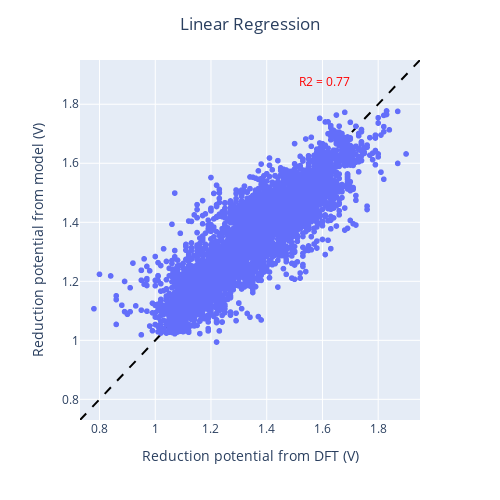

Notebook cell for this chart:
### Code cell
# This cell trains the entire dataset using Linear Regression.

features_std = StandardScaler().fit_transform(features)

lr = LinearRegression()
lr.fit(features_std,target)
ypred=lr.predict(features_std)
r2=np.round(r2_score(target,ypred),3)
pot_min=target.min()-0.05
pot_max=target.max()+0.05
fig=px.scatter(x=target,y=ypred,
           range_x=[pot_min,pot_max],
           range_y=[pot_min,pot_max],
              width=500, height=500)
fig.add_scatter(x=np.linspace(pot_min,pot_max,1000),
                y=np.linspace(pot_min,pot_max,1000),line_color='black',showlegend=False,line_dash='dash')
fig.update_xaxes(tickvals=np.linspace(0.8,2,7),title='Reduction potential from DFT (V)')
fig.update_yaxes(tickvals=np.linspace(0.8,2,7),title='Reduction potential from model (V)')
fig.update_layout(title='Linear Regression', title_x=0.5)
fig.add_annotation(
       
        text='R2 = '+str(r2),

        font=dict(
            size=12,
            color='red'
            ),
        showarrow=False,
         xref="paper", yref="paper",
        x=0.8, y=0.97
        
        )

fig.show()

### Figure 1 — Plotly figure (JSON) as saved in the notebook; plotly's stock layout.template omitted (floating-point values rounded to 4 significant figures; data arrays with more than 128 entries replaced by an {"elided": "..."} marker saying what was removed)
{"data": [{"hovertemplate": "x=%{x}<br>y=%{y}<extra></extra>", "legendgroup": "", "marker": {"color": "#636efa", "symbol": "circle"}, "mode": "markers", "name": "", "showlegend": false, "type": "scattergl", "x": {"elided": "5000 float values"}, "xaxis": "x", "y": {"elided": "5000 float values"}, "yaxis": "y"}, {"line": {"color": "black", "dash": "dash"}, "showlegend": false, "type": "scatter", "x": {"elided": "1000 float values"}, "y": {"elided": "1000 float values"}}], "layout": {"annotations": [{"font": {"color": "red", "size": 12}, "showarrow": false, "text": "R2 = 0.77", "x": 0.8, "xref": "paper", "y": 0.97, "yref": "paper"}], "height": 500, "legend": {"tracegroupgap": 0}, "margin": {"t": 60}, "title": {"text": "Linear Regression", "x": 0.5}, "width": 500, "xaxis": {"anchor": "y", "domain": [0, 1], "range": [0.73, 1.95], "tickvals": [0.8, 1, 1.2, 1.4, 1.6, 1.8, 2], "title": {"text": "Reduction potential from DFT (V)"}}, "yaxis": {"anchor": "x", "domain": [0, 1], "range": [0.73, 1.95], "tickvals": [0.8, 1, 1.2, 1.4, 1.6, 1.8, 2], "title": {"text": "Reduction potential from model (V)"}}}}
